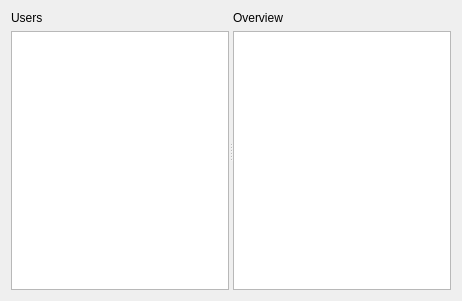
<?xml version="1.0" encoding="UTF-8"?>
<ui version="4.0">
 <class>FOE_Clan</class>
 <widget class="QWidget" name="FOE_Clan">
  <property name="geometry">
   <rect>
    <x>0</x>
    <y>0</y>
    <width>462</width>
    <height>301</height>
   </rect>
  </property>
  <layout class="QVBoxLayout" name="verticalLayout_3">
   <item>
    <widget class="QSplitter" name="splitter">
     <property name="orientation">
      <enum>Qt::Horizontal</enum>
     </property>
     <widget class="QWidget" name="layoutWidget">
      <layout class="QVBoxLayout" name="verticalLayout">
       <item>
        <layout class="QHBoxLayout" name="horizontalLayout_2" stretch="0,1">
         <item>
          <widget class="QLabel" name="label">
           <property name="text">
            <string>Users</string>
           </property>
          </widget>
         </item>
         <item>
          <widget class="QLabel" name="usercount">
           <property name="accessibleDescription">
            <string notr="true"/>
           </property>
           <property name="text">
            <string/>
           </property>
          </widget>
         </item>
        </layout>
       </item>
       <item>
        <widget class="QListView" name="listView">
         <property name="font">
          <font>
           <pointsize>11</pointsize>
          </font>
         </property>
         <property name="editTriggers">
          <set>QAbstractItemView::NoEditTriggers</set>
         </property>
        </widget>
       </item>
      </layout>
     </widget>
     <widget class="QWidget" name="layoutWidget_2">
      <layout class="QVBoxLayout" name="verticalLayout_2">
       <item>
        <widget class="QLabel" name="label_2">
         <property name="text">
          <string>Overview</string>
         </property>
        </widget>
       </item>
       <item>
        <widget class="QTreeView" name="overview">
         <property name="font">
          <font>
           <pointsize>11</pointsize>
          </font>
         </property>
         <property name="mouseTracking">
          <bool>true</bool>
         </property>
         <property name="editTriggers">
          <set>QAbstractItemView::NoEditTriggers</set>
         </property>
         <property name="alternatingRowColors">
          <bool>true</bool>
         </property>
         <property name="selectionMode">
          <enum>QAbstractItemView::NoSelection</enum>
         </property>
         <property name="iconSize">
          <size>
           <width>25</width>
           <height>25</height>
          </size>
         </property>
         <property name="verticalScrollMode">
          <enum>QAbstractItemView::ScrollPerPixel</enum>
         </property>
         <property name="headerHidden">
          <bool>true</bool>
         </property>
        </widget>
       </item>
      </layout>
     </widget>
    </widget>
   </item>
  </layout>
 </widget>
 <resources/>
 <connections/>
</ui>
